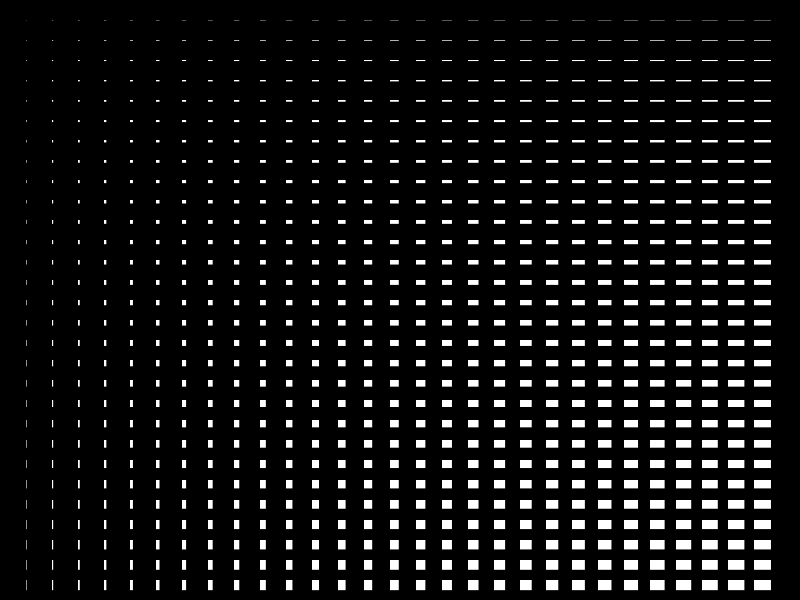
Frame 1 (no input)
Frame 60 (the mouse pressed at the canvas centre just before this capture): identical to frame 1, image omitted
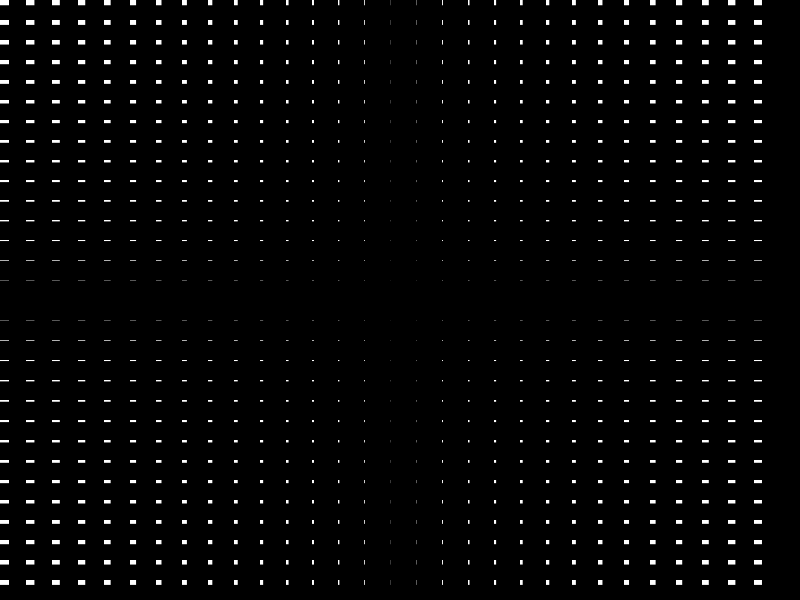
Frame 120 (the mouse held since frame 60 and released just before this capture)

The Processing sketch that drew these frames (run headless with seeded random() and noise(); from frame 60 on, the mouse is pressed at the canvas centre):

// Processing sketch: processing_80336
// ── processing_80336.pde

int numRect;
int widthRect[];
int heightRect[];
int marginX;
int marginY;

void setup() {
  size (800, 600);
  background(0);

  numRect=30;
  marginX=round(width*0.01);  //10% of the width
  marginY=round(height*0.01); //10% of the height
  widthRect=new int[numRect];
  for (int i=0; i<numRect; i++) {
    widthRect[i]=round((width-(marginX*numRect))/numRect); //it's calculated the available measure "without the margins" (width - total margin) and it's divided by numRect
  }
  heightRect=new int[numRect];
  for (int i=0; i<numRect; i++) {
    heightRect[i]=round((height-(marginY*numRect))/numRect); //it's calculated the available measure "without the margins" (width - total margin) and it's divided by numRect
  }

  fill(255);
  noStroke();
}

void draw() {
  background(0);

  for (int i=0; i<numRect; i++) {
    int dx=abs(mouseX-(i*(widthRect[i]+marginX)));//substract the mouse x position to the rect x position
    float fx=map(dx, 0, width, 0, 1); //rescale the data 

    for (int j=0; j<numRect; j++) {
      int dy=abs(mouseY-(j*(heightRect[i]+marginY)));//substract the mouse y position to the rect y position
      float fy=map(dy, 0, width, 0, 1); //rescale the data 

      rect(i*(widthRect[i]+marginX), j*(heightRect[i]+marginY), widthRect[i]*fx, heightRect[i]*fy); //the width and heigh are scaled by fx and fy
    }
  }
  
}
